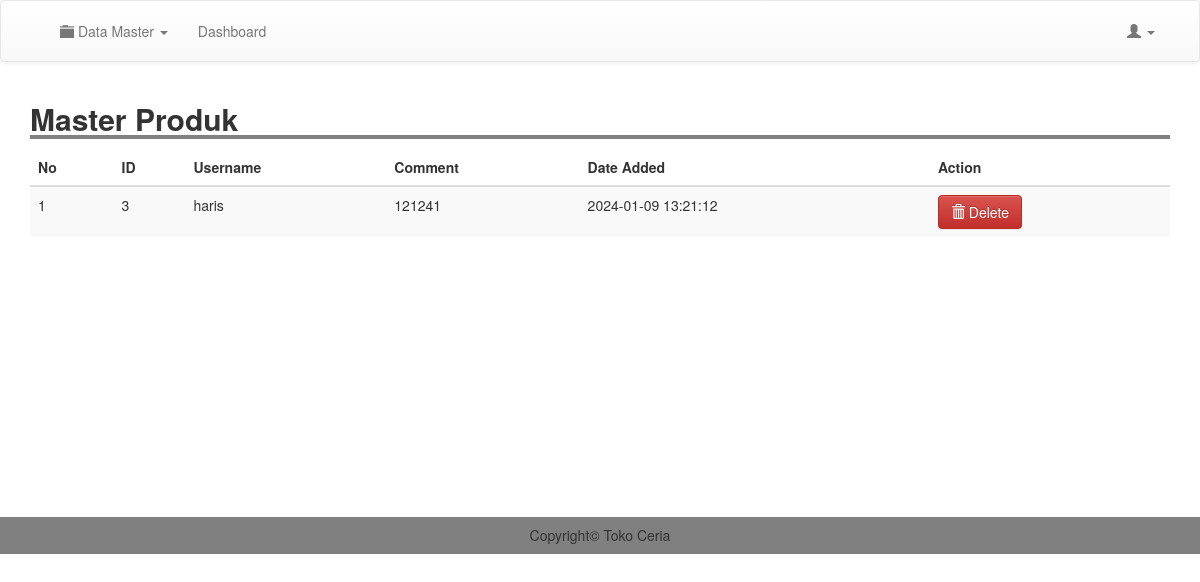
Page /admin/komentar.php (signed in) on the committed database.
### tables this page shows
CREATE TABLE `comments` (
  `id` int(11) NOT NULL,
  `username` varchar(255) NOT NULL,
  `comment` text NOT NULL,
  `date_added` timestamp NOT NULL DEFAULT current_timestamp()
);

### admin/komentar.php (the view)
<?php
include 'header.php';
?>
<div class="container">
    <h2 style="width: 100%; border-bottom: 4px solid gray"><b>Master Produk</b></h2>
    <table class="table table-striped">
        <thead>
            <tr>
                <th scope="col">No</th>
                <th scope="col">ID</th>
                <th scope="col">Username</th>
                <th scope="col">Comment</th>
                <th scope="col">Date Added</th>
                <th scope="col">Action</th>
            </tr>
        </thead>
        <tbody>
            <?php
            $result = mysqli_query($conn, "SELECT * FROM comments");
            $no = 1;
            while ($row = mysqli_fetch_assoc($result)) {
            ?>
                <tr>
                    <td><?= $no; ?></td>
                    <td><?= $row['id']; ?></td>
                    <td><?= $row['username'];  ?></td>
                    <td><?= $row['comment']; ?></td>
                    <td><?= $row['date_added']; ?></td>
                    <td>
                        <a href="proses/del_komen.php?id=<?= $row['id']; ?>" class="btn btn-danger" onclick="return confirm('Yakin Ingin Menghapus Komentar?')">
                            <i class="glyphicon glyphicon-trash"></i> Delete
                        </a>
                    </td>
                </tr>
            <?php
                $no++;
            }
            ?>
        </tbody>
    </table>
</div>
<br>
<br>
<br>
<br>
<br>
<br>
<br>
<br>
<br>
<br>
<br>
<br>
<br>
<?php
include 'footer.php';
?>

### assets/admin/css/style.css (style rules this page uses)
body { margin:0; padding: 0; }

### rows in the picture
comments: id "3", username "haris", comment "121241", date_added "2024-01-09 13:21:12"
